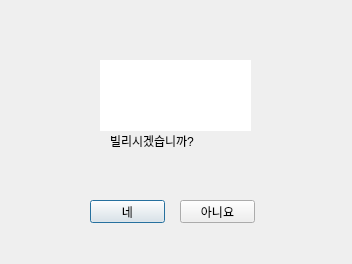
<?xml version="1.0" encoding="UTF-8"?>
<ui version="4.0">
 <class>Dialog</class>
 <widget class="QDialog" name="Dialog">
  <property name="geometry">
   <rect>
    <x>0</x>
    <y>0</y>
    <width>352</width>
    <height>264</height>
   </rect>
  </property>
  <property name="windowTitle">
   <string>Dialog</string>
  </property>
  <widget class="QLabel" name="label">
   <property name="geometry">
    <rect>
     <x>110</x>
     <y>120</y>
     <width>121</width>
     <height>41</height>
    </rect>
   </property>
   <property name="text">
    <string>빌리시겠습니까?</string>
   </property>
  </widget>
  <widget class="QPushButton" name="button_ok">
   <property name="geometry">
    <rect>
     <x>90</x>
     <y>200</y>
     <width>75</width>
     <height>23</height>
    </rect>
   </property>
   <property name="text">
    <string>네</string>
   </property>
  </widget>
  <widget class="QPushButton" name="button_cancel">
   <property name="geometry">
    <rect>
     <x>180</x>
     <y>200</y>
     <width>75</width>
     <height>23</height>
    </rect>
   </property>
   <property name="text">
    <string>아니요</string>
   </property>
  </widget>
  <widget class="QTextEdit" name="lb_bookname">
   <property name="geometry">
    <rect>
     <x>100</x>
     <y>60</y>
     <width>151</width>
     <height>71</height>
    </rect>
   </property>
   <property name="contextMenuPolicy">
    <enum>Qt::DefaultContextMenu</enum>
   </property>
   <property name="autoFillBackground">
    <bool>false</bool>
   </property>
   <property name="frameShape">
    <enum>QFrame::NoFrame</enum>
   </property>
   <property name="acceptRichText">
    <bool>false</bool>
   </property>
  </widget>
 </widget>
 <resources/>
 <connections/>
</ui>
